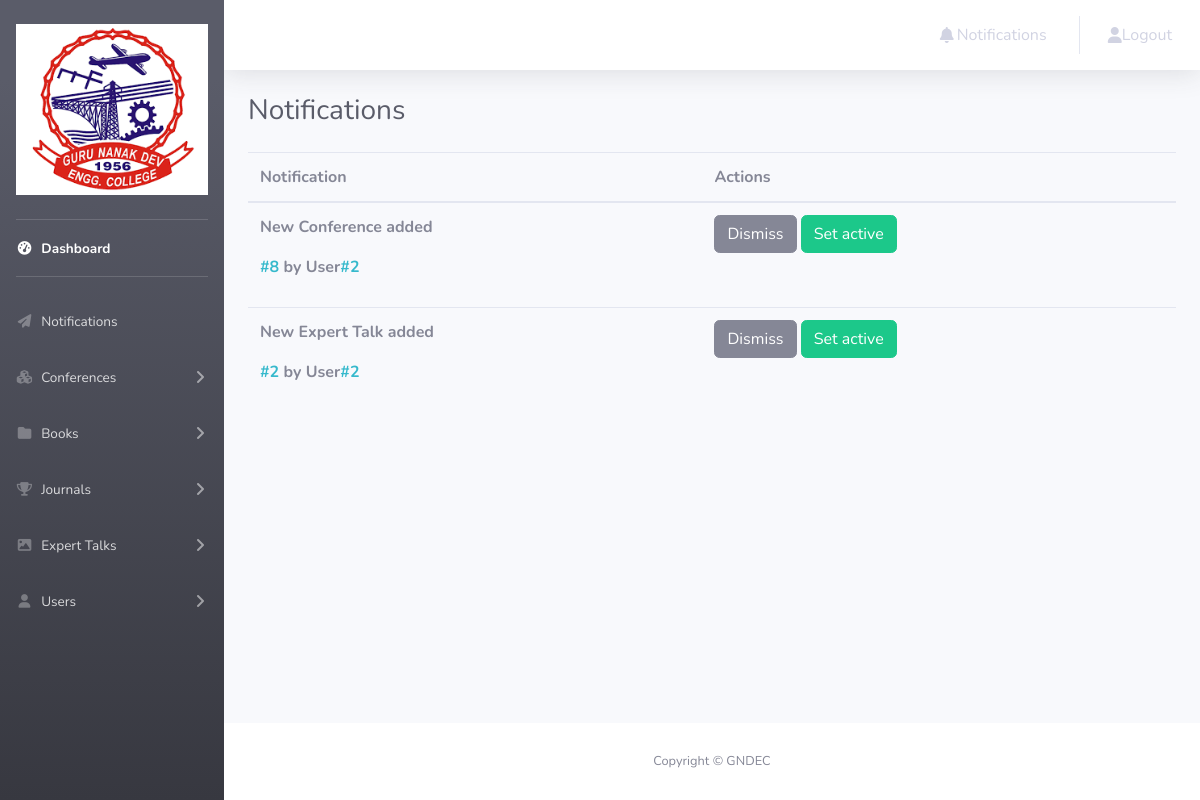
Screenshot of /notifications.php (signed in) with the database file from the repository.
### tables this page shows
CREATE TABLE `notifications` (
  `id` int(11) NOT NULL,
  `type` text NOT NULL,
  `for_id` int(11) NOT NULL,
  `by_id` int(11) NOT NULL
);

### notifications.php (the view, shortened to what this page needs)
<?php
require("db.php");
?>
<!DOCTYPE html>
<html lang="en">
<head>
    <link href="https://cdnjs.cloudflare.com/ajax/libs/font-awesome/6.1.1/css/all.min.css" rel="stylesheet" type="text/css">
    <link href="style.css" rel="stylesheet">
</head>
<body id="page-top">
    <div id="wrapper">
<?php include("navbar.php") ?>
        <div id="content-wrapper" class="d-flex flex-column">
            <div id="content">
                <?php include("topbar.php") ?>
                <div class="container-fluid">
                    <div class="d-sm-flex align-items-center justify-content-between mb-4">
                        <h1 class="h3 mb-0 text-gray-800">Notifications</h1>
                    </div>
                        <div class="table-responsive">
                            <table class="table">
  <thead>
    <tr>
      <th scope="col">Notification</th>
      <th scope="col">Actions</th>
    </tr>
  </thead>
  <tbody>
      <?php
    $sql_sel=mysqli_query($mysql,"SELECT * FROM notifications");
    if(mysqli_num_rows($sql_sel)>0) {
    while($row=mysqli_fetch_array($sql_sel)){
    $ntype=$row['type'];
    if($ntype=="NEW_USER"){ $notif="New User added"; $link="user.php?id=".$row['for_id'];$for="users";}
    elseif($ntype=="NEW_BOOK"){  $notif="New Book added"; $link="book.php?id=".$row['for_id'];$for="books";}
    elseif($ntype=="NEW_CONFERENCE"){  $notif="New Conference added"; $link="conference.php?id=".$row['for_id'];$for="conferences";}
    elseif($ntype=="NEW_EXPERTTALK"){  $notif="New Expert Talk added"; $link="experttalk.php?id=".$row['for_id'];$for="expert_talk";}
    elseif($ntype=="NEW_JOURNAL") { $notif="New Journal added"; $link="journal.php?id=".$row['for_id'];$for="journals";}
    ?>
    <tr>
      <th scope="row"><p class="text-secondary"><?=$notif ?></p>
<p><a href="<?=$link ?>" class="text-info">#<?=$row['for_id'] ?></a> by User<a href="user.php?id=<?=$row['by_id']; ?>" class="text-info">#<?=$row['by_id']; ?></a></p></th>
      <td><a class="btn btn-secondary" href="notifications.php?id=<?=$row['id']?>&action=0" role="button">Dismiss</a>
        <a class="btn btn-success" href="notifications.php?id=<?=$row['id']?>&for_id=<?=$row['for_id'] ?>&action=<?=$for ?>" role="button">Set active</a>
        </td>
    </tr><?php
    } }
    else {
    ?>
    <tr>
      <td colspan="2">No records found</td>
    </tr>
    <?php } ?>
  </tbody></table>
                        </div>
                </div>
            </div>
<?php include("footer.php") ?>
        </div>
    </div>
</body>
</html>

### rows the page displays
notifications: type "New Conference added", for "8", by "2"
notifications: type "New Expert Talk added", for "2", by "2"
